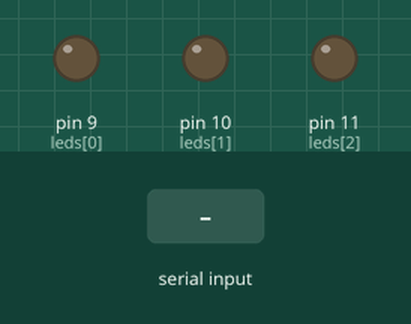
Simulated run of this sketch. Board: Arduino Uno, built with avr-gcc and run on an emulated ATmega328P. Shown: output pins drawn as LEDs (lit = HIGH). Inputs (shaded band) come from the test bench.

Above: at 1.2 s.
1.3 s: "1" received over Serial
At 2.3 s:
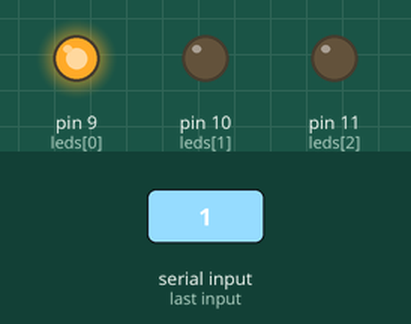
2.8 s: "2" received over Serial
At 3.5 s:
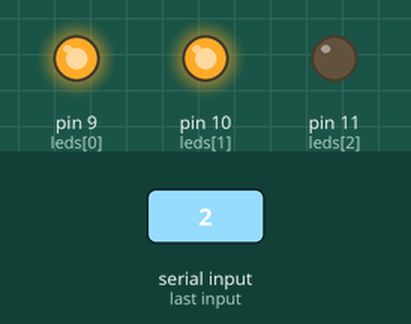
4.3 s: "3" received over Serial
At 4.6 s:
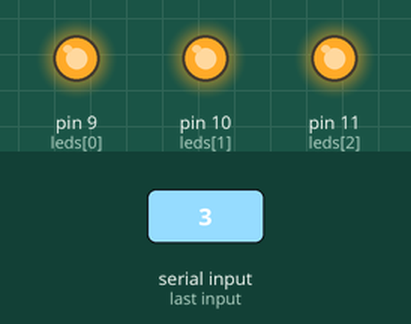
5.8 s: "1" received over Serial
At 6.9 s:
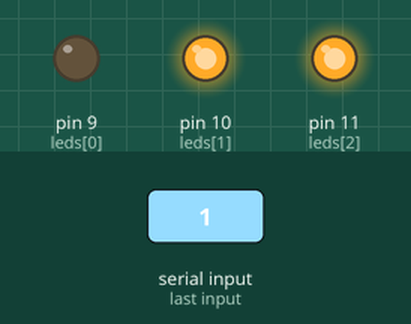
7.3 s: "2" received over Serial
At 8.1 s:
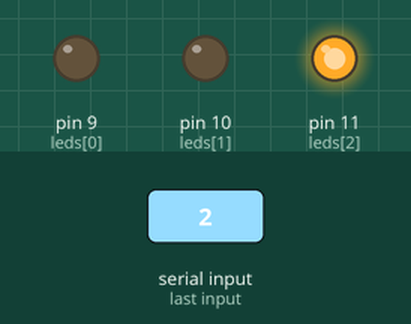
Timing chart, 0 to 9.8 s (numbered marks = the images above; inputs shaded):
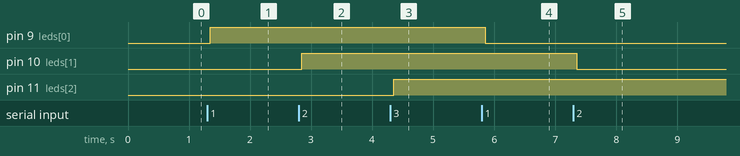

The sketch:

acender_led_vb.ino
```cpp
/* INSCREVA-SE NO CANAL:
 * https://www.youtube.com/channel/UCJTl75qEN7eRvBlAfjRHKAw - TUDO ELETRÔNICA
 * LIVRE PARA USO!!!
 */

int leds[3] = {9, 10, 11};

void setup() {
  pinMode(leds[0], OUTPUT);
  pinMode(leds[1], OUTPUT);
  pinMode(leds[2], OUTPUT);
  Serial.begin(9600);
}

void loop() {
  int value;
  if(Serial.available())
  {
    delay(50);
    while(Serial.available() > 0)
    {
      value = Serial.read();
      if(value == '1'){
        digitalWrite(leds[0], !digitalRead(leds[0]));
      }
      if(value == '2'){
        digitalWrite(leds[1], !digitalRead(leds[1]));
      }
      if(value == '3'){
        digitalWrite(leds[2], !digitalRead(leds[2]));
      }
    }
  }
}
```

Measured:
- after the input at 1.3 s, pin 9 (leds[0]): LOW → HIGH after 0.05 s
- after the input at 2.8 s, pin 10 (leds[1]): LOW → HIGH after 0.05 s
- after the input at 4.3 s, pin 11 (leds[2]): LOW → HIGH after 0.05 s
- after the input at 5.8 s, pin 9 (leds[0]): HIGH → LOW after 0.05 s
- after the input at 7.3 s, pin 10 (leds[1]): HIGH → LOW after 0.05 s
